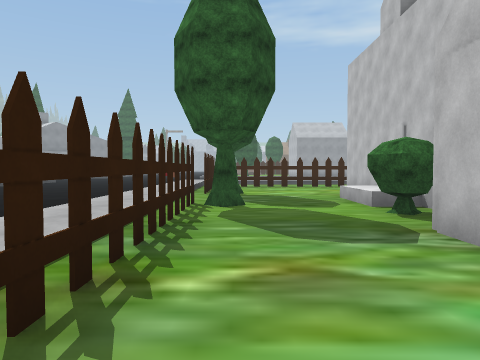
[1] (above)

16 first-person views from a walk through a 3-D level made in the Unity game engine. The camera is 1.4 m above the floor, tilts 2° down and sees 70° across. The floor is counted in squares, 2 m on a side. Each view is taken from the middle of a square. On the plan, view 1 faces up. The plan holds only what a view shows up to about 11 squares ahead; the rest is blank. The place goes on beyond the plan. The player is left out. Some surface patterns are stand-ins.

[2]
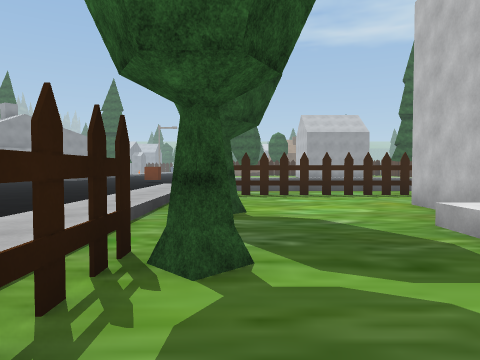

[3]
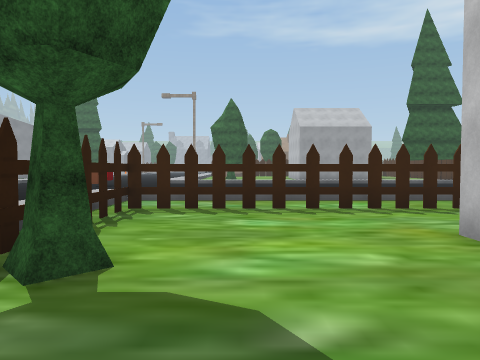

[4]
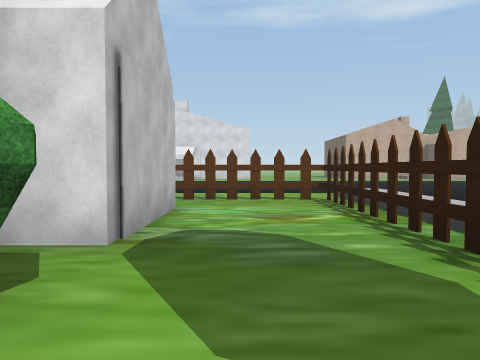

[5]
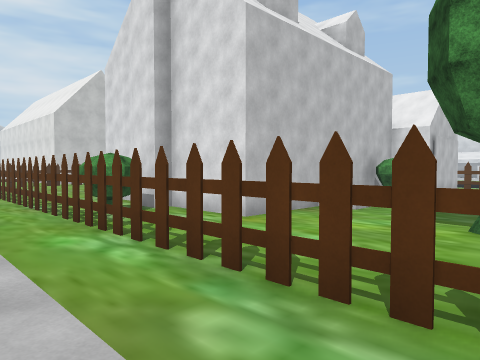

[6]
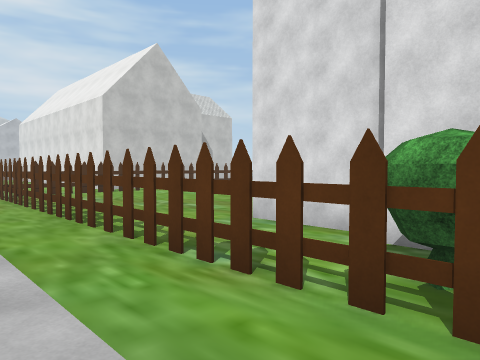

[7]
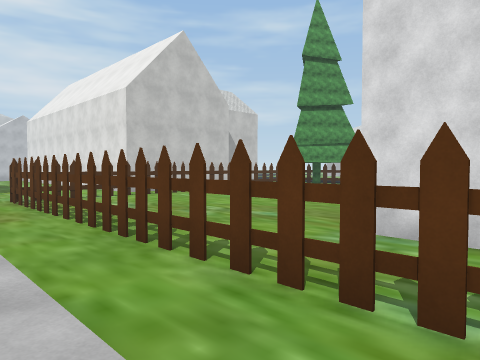

[8]
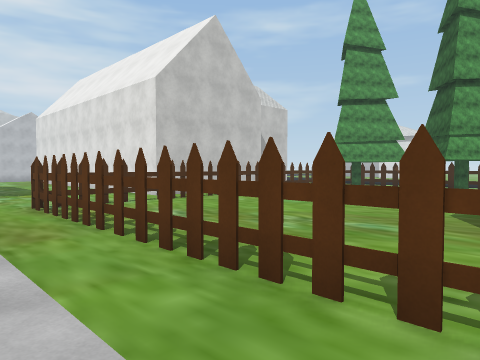

[9]
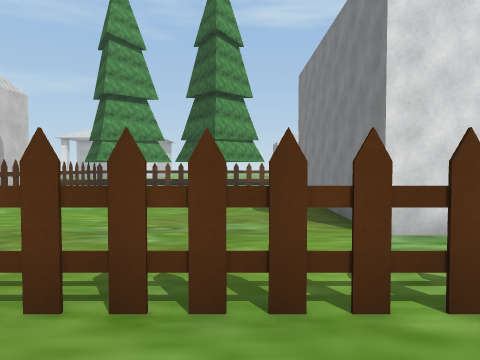

[10]
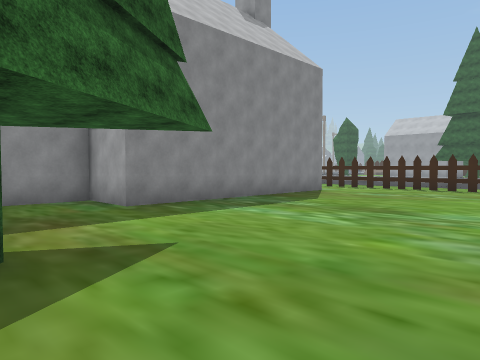

[11]
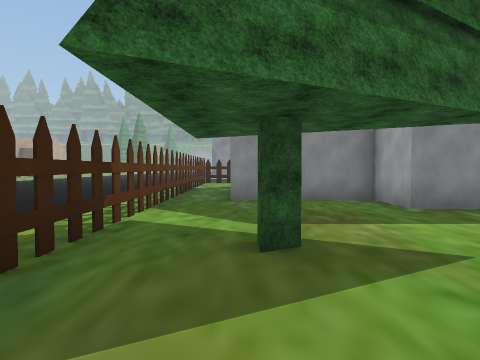

[12]
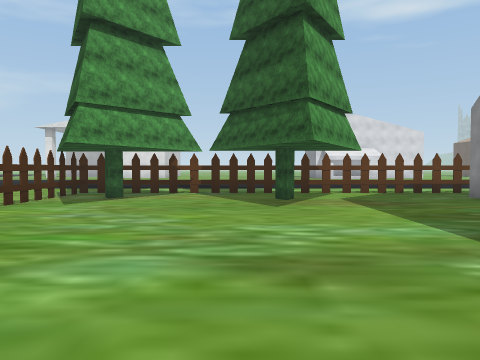

[13]
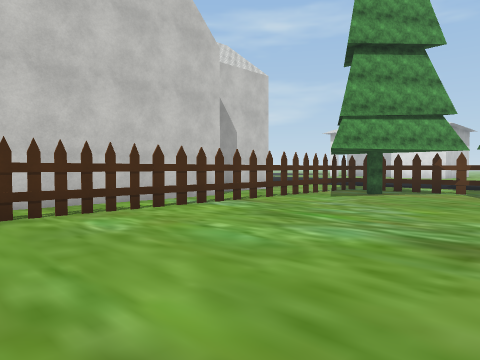

[14]
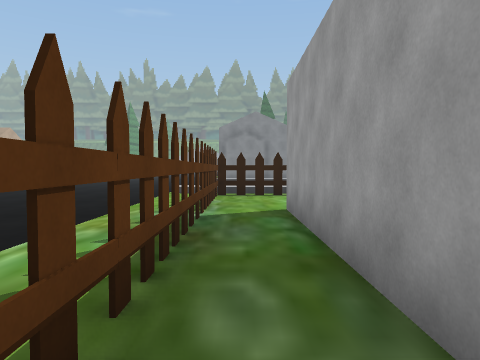

[15]
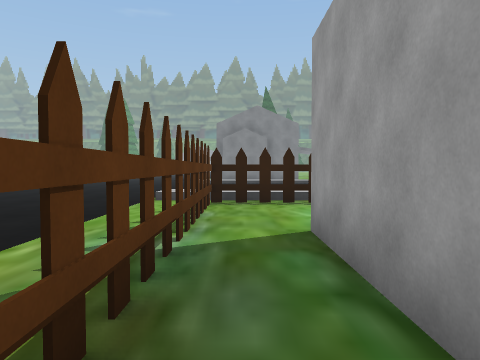

[16]
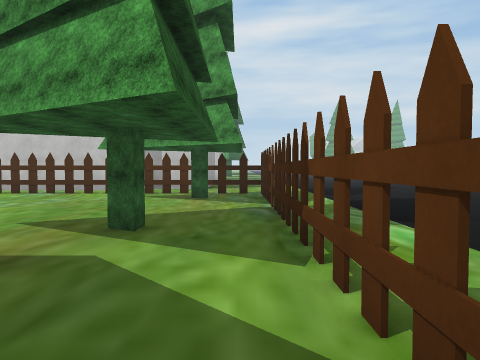

### Floor plan
Key: @ floor where view 1 was taken; # wall or solid block; x gap in a wall; . main floor; : floor 0.25 m higher than the main floor; / step, stairs or slope; T tree; H house; F fence; I thing the floor can be seen under or through; P pine tree.
Columns run from 6 left of view 1 to 20 right of it. Each row starts with its distance up from view 1.
 15  ..  ::::  ::::::::
 14 ... :...................
 13 ....:#IIIIIII###########...
 12 ....:x.....TT..........#...
 11 ....:x......x..........I...
 10 ....:#....######.......I..
  9  ...:#T...     #.......I.#
  8  ...:....H     #.......I.#
  7  ...:F...H     #.......I.#
  6   ..:#T..T     #.......I.#
  5   ..:x..TT     #.......I.#
  4     :x...#   ###.......I.##
  3     :x..##   #.........I..#
  2     :x..#    #.........I..#
  1     :x..######....P...PI..
  0     :#@................I..
 -1     :.##################..
 -2  .. /.....................
 -3 ................  .......
 -4 ...............    .......
 -5  .......  ...        .....
 -6   .....               ..

Positions as (right, up) in squares from view 1, and headings:
1: (0, 0), facing up
2: (0, 4), facing up
3: (1, 7), facing up
4: (1, 7), facing down
5: (-1, 15), facing down-right
6: (5, 15), facing down-right
7: (7, 15), facing down-right
8: (9, 15), facing down-right
9: (11, 15), facing down
10: (15, 1), facing up-left
11: (15, 1), facing left
12: (13, 9), facing down
13: (12, 10), facing down-right
14: (8, 0), facing left
15: (6, 0), facing left
16: (8, 0), facing right
